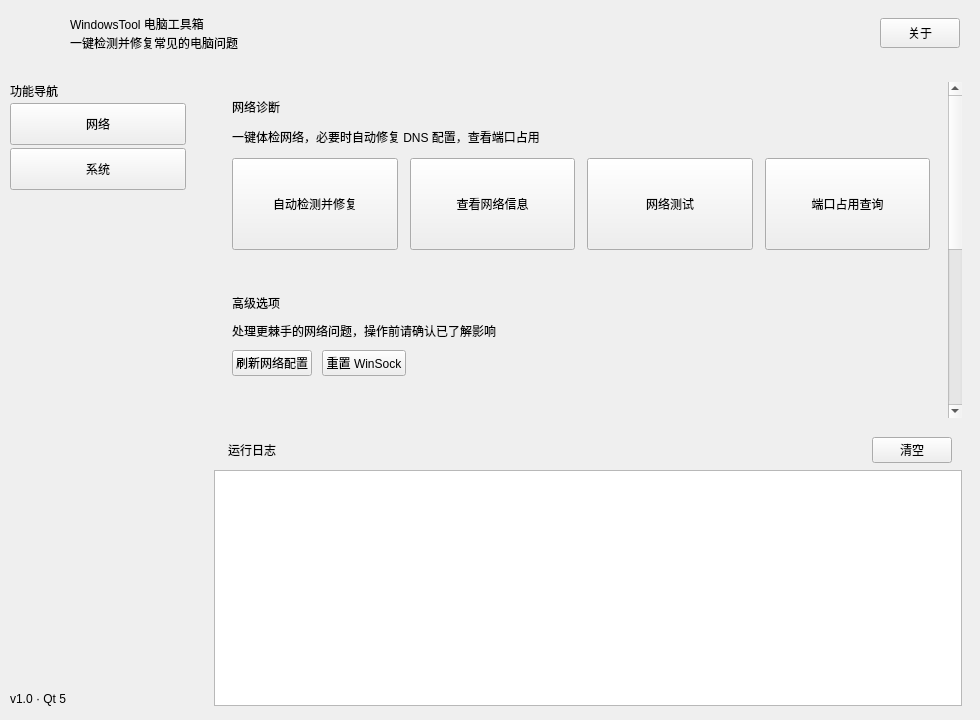
<?xml version="1.0" encoding="UTF-8"?>
<ui version="4.0">
 <class>MainWindow</class>
 <widget class="QMainWindow" name="MainWindow">
  <property name="geometry">
   <rect>
    <x>0</x>
    <y>0</y>
    <width>980</width>
    <height>720</height>
   </rect>
  </property>
  <property name="minimumSize">
   <size>
    <width>900</width>
    <height>640</height>
   </size>
  </property>
  <property name="windowTitle">
   <string>WindowsTool 电脑工具箱</string>
  </property>
  <widget class="QWidget" name="centralwidget">
   <layout class="QVBoxLayout" name="rootLayout">
    <property name="spacing">
     <number>0</number>
    </property>
    <property name="leftMargin">
     <number>0</number>
    </property>
    <property name="topMargin">
     <number>0</number>
    </property>
    <property name="rightMargin">
     <number>0</number>
    </property>
    <property name="bottomMargin">
     <number>0</number>
    </property>
    <item>
     <widget class="QFrame" name="headerFrame">
      <property name="frameShape">
       <enum>QFrame::NoFrame</enum>
      </property>
      <layout class="QHBoxLayout" name="headerLayout">
       <property name="spacing">
        <number>12</number>
       </property>
       <property name="leftMargin">
        <number>20</number>
       </property>
       <property name="topMargin">
        <number>14</number>
       </property>
       <property name="rightMargin">
        <number>20</number>
       </property>
       <property name="bottomMargin">
        <number>14</number>
       </property>
       <item>
        <widget class="QLabel" name="logoLabel">
         <property name="minimumSize">
          <size>
           <width>38</width>
           <height>38</height>
          </size>
         </property>
         <property name="maximumSize">
          <size>
           <width>38</width>
           <height>38</height>
          </size>
         </property>
         <property name="text">
          <string/>
         </property>
        </widget>
       </item>
       <item>
        <layout class="QVBoxLayout" name="headerTextLayout">
         <property name="spacing">
          <number>1</number>
         </property>
         <property name="leftMargin">
          <number>0</number>
         </property>
         <property name="topMargin">
          <number>0</number>
         </property>
         <property name="rightMargin">
          <number>0</number>
         </property>
         <property name="bottomMargin">
          <number>0</number>
         </property>
         <item>
          <widget class="QLabel" name="appTitle">
           <property name="text">
            <string>WindowsTool 电脑工具箱</string>
           </property>
          </widget>
         </item>
         <item>
          <widget class="QLabel" name="appSubtitle">
           <property name="text">
            <string>一键检测并修复常见的电脑问题</string>
           </property>
          </widget>
         </item>
        </layout>
       </item>
       <item>
        <spacer name="headerSpacer">
         <property name="orientation">
          <enum>Qt::Horizontal</enum>
         </property>
         <property name="sizeHint" stdset="0">
          <size>
           <width>40</width>
           <height>20</height>
          </size>
         </property>
        </spacer>
       </item>
       <item>
        <widget class="QPushButton" name="aboutButton">
         <property name="minimumSize">
          <size>
           <width>72</width>
           <height>30</height>
          </size>
         </property>
         <property name="text">
          <string>关于</string>
         </property>
        </widget>
       </item>
      </layout>
     </widget>
    </item>
    <item>
     <layout class="QHBoxLayout" name="bodyLayout">
      <property name="spacing">
       <number>0</number>
      </property>
      <property name="leftMargin">
       <number>0</number>
      </property>
      <property name="topMargin">
       <number>0</number>
      </property>
      <property name="rightMargin">
       <number>0</number>
      </property>
      <property name="bottomMargin">
       <number>0</number>
      </property>
      <item>
       <widget class="QFrame" name="sidebarFrame">
        <property name="frameShape">
         <enum>QFrame::NoFrame</enum>
        </property>
        <property name="minimumSize">
         <size>
          <width>196</width>
          <height>0</height>
         </size>
        </property>
        <property name="maximumSize">
         <size>
          <width>196</width>
          <height>16777215</height>
         </size>
        </property>
        <layout class="QVBoxLayout" name="sidebarLayout">
         <property name="spacing">
          <number>3</number>
         </property>
         <property name="leftMargin">
          <number>10</number>
         </property>
         <property name="topMargin">
          <number>16</number>
         </property>
         <property name="rightMargin">
          <number>10</number>
         </property>
         <property name="bottomMargin">
          <number>14</number>
         </property>
         <item>
          <widget class="QLabel" name="sideSection">
           <property name="text">
            <string>功能导航</string>
           </property>
          </widget>
         </item>
         <item>
          <widget class="QPushButton" name="navNetworkBtn">
           <property name="minimumSize">
            <size>
             <width>0</width>
             <height>42</height>
            </size>
           </property>
           <property name="text">
            <string>网络</string>
           </property>
           <property name="checkable">
            <bool>true</bool>
           </property>
           <property name="autoExclusive">
            <bool>true</bool>
           </property>
          </widget>
         </item>
         <item>
          <widget class="QPushButton" name="navSystemBtn">
           <property name="minimumSize">
            <size>
             <width>0</width>
             <height>42</height>
            </size>
           </property>
           <property name="text">
            <string>系统</string>
           </property>
           <property name="checkable">
            <bool>true</bool>
           </property>
           <property name="autoExclusive">
            <bool>true</bool>
           </property>
          </widget>
         </item>
         <item>
          <spacer name="sideSpacer">
           <property name="orientation">
            <enum>Qt::Vertical</enum>
           </property>
           <property name="sizeHint" stdset="0">
            <size>
             <width>20</width>
             <height>40</height>
            </size>
           </property>
          </spacer>
         </item>
         <item>
          <widget class="QLabel" name="sideVersion">
           <property name="text">
            <string>v1.0 · Qt 5</string>
           </property>
          </widget>
         </item>
        </layout>
       </widget>
      </item>
      <item>
       <widget class="QWidget" name="contentArea">
        <layout class="QVBoxLayout" name="contentLayout">
         <property name="spacing">
          <number>12</number>
         </property>
         <property name="leftMargin">
          <number>18</number>
         </property>
         <property name="topMargin">
          <number>16</number>
         </property>
         <property name="rightMargin">
          <number>18</number>
         </property>
         <property name="bottomMargin">
          <number>14</number>
         </property>
         <item>
          <widget class="QStackedWidget" name="stackedWidget">
           <property name="sizePolicy">
            <sizepolicy hsizetype="Expanding" vsizetype="Minimum">
             <horstretch>0</horstretch>
             <verstretch>0</verstretch>
            </sizepolicy>
           </property>
           <property name="currentIndex">
            <number>0</number>
           </property>
           <widget class="QScrollArea" name="pageNetwork">
            <property name="frameShape">
             <enum>QFrame::NoFrame</enum>
            </property>
            <property name="horizontalScrollBarPolicy">
             <enum>Qt::ScrollBarAlwaysOff</enum>
            </property>
            <property name="widgetResizable">
             <bool>true</bool>
            </property>
            <widget class="QWidget" name="pageNetworkInner">
            <layout class="QVBoxLayout" name="pageNetworkLayout">
             <property name="spacing">
              <number>12</number>
             </property>
             <property name="leftMargin">
              <number>0</number>
             </property>
             <property name="topMargin">
              <number>0</number>
             </property>
             <property name="rightMargin">
              <number>0</number>
             </property>
             <property name="bottomMargin">
              <number>0</number>
             </property>
             <item>
              <widget class="QFrame" name="cardNetwork">
               <property name="frameShape">
                <enum>QFrame::NoFrame</enum>
               </property>
               <layout class="QVBoxLayout" name="cardNetworkLayout">
                <property name="spacing">
                 <number>12</number>
                </property>
                <property name="leftMargin">
                 <number>18</number>
                </property>
                <property name="topMargin">
                 <number>16</number>
                </property>
                <property name="rightMargin">
                 <number>18</number>
                </property>
                <property name="bottomMargin">
                 <number>18</number>
                </property>
                <item>
                 <widget class="QLabel" name="cardTitleNet">
                  <property name="text">
                   <string>网络诊断</string>
                  </property>
                 </widget>
                </item>
                <item>
                 <widget class="QLabel" name="cardHintNet">
                  <property name="text">
                   <string>一键体检网络，必要时自动修复 DNS 配置，查看端口占用</string>
                  </property>
                 </widget>
                </item>
                <item>
                 <layout class="QHBoxLayout" name="tileRowNet">
                  <property name="spacing">
                   <number>12</number>
                  </property>
                  <item>
                   <widget class="QToolButton" name="btn_autoCheck">
                    <property name="sizePolicy">
                     <sizepolicy hsizetype="Expanding" vsizetype="Fixed">
                      <horstretch>1</horstretch>
                      <verstretch>0</verstretch>
                     </sizepolicy>
                    </property>
                    <property name="minimumSize">
                     <size>
                      <width>0</width>
                      <height>92</height>
                     </size>
                    </property>
                    <property name="toolButtonStyle">
                     <enum>Qt::ToolButtonTextUnderIcon</enum>
                    </property>
                    <property name="text">
                     <string>自动检测并修复</string>
                    </property>
                   </widget>
                  </item>
                  <item>
                   <widget class="QToolButton" name="btn_showNetWork">
                    <property name="sizePolicy">
                     <sizepolicy hsizetype="Expanding" vsizetype="Fixed">
                      <horstretch>1</horstretch>
                      <verstretch>0</verstretch>
                     </sizepolicy>
                    </property>
                    <property name="minimumSize">
                     <size>
                      <width>0</width>
                      <height>92</height>
                     </size>
                    </property>
                    <property name="toolButtonStyle">
                     <enum>Qt::ToolButtonTextUnderIcon</enum>
                    </property>
                    <property name="text">
                     <string>查看网络信息</string>
                    </property>
                   </widget>
                  </item>
                  <item>
                   <widget class="QToolButton" name="btn_netWorkTest">
                    <property name="sizePolicy">
                     <sizepolicy hsizetype="Expanding" vsizetype="Fixed">
                      <horstretch>1</horstretch>
                      <verstretch>0</verstretch>
                     </sizepolicy>
                    </property>
                    <property name="minimumSize">
                     <size>
                      <width>0</width>
                      <height>92</height>
                     </size>
                    </property>
                    <property name="toolButtonStyle">
                     <enum>Qt::ToolButtonTextUnderIcon</enum>
                    </property>
                    <property name="text">
                     <string>网络测试</string>
                    </property>
                   </widget>
                  </item>
                  <item>
                   <widget class="QToolButton" name="btn_ports">
                    <property name="sizePolicy">
                     <sizepolicy hsizetype="Expanding" vsizetype="Fixed">
                      <horstretch>1</horstretch>
                      <verstretch>0</verstretch>
                     </sizepolicy>
                    </property>
                    <property name="minimumSize">
                     <size>
                      <width>0</width>
                      <height>92</height>
                     </size>
                    </property>
                    <property name="toolButtonStyle">
                     <enum>Qt::ToolButtonTextUnderIcon</enum>
                    </property>
                    <property name="text">
                     <string>端口占用查询</string>
                    </property>
                   </widget>
                  </item>
                 </layout>
                </item>
               </layout>
              </widget>
             </item>
             <item>
              <widget class="QFrame" name="cardAdvanced">
               <property name="frameShape">
                <enum>QFrame::NoFrame</enum>
               </property>
               <layout class="QVBoxLayout" name="cardAdvancedLayout">
                <property name="spacing">
                 <number>10</number>
                </property>
                <property name="leftMargin">
                 <number>18</number>
                </property>
                <property name="topMargin">
                 <number>14</number>
                </property>
                <property name="rightMargin">
                 <number>18</number>
                </property>
                <property name="bottomMargin">
                 <number>14</number>
                </property>
                <item>
                 <widget class="QLabel" name="cardTitleAdv">
                  <property name="text">
                   <string>高级选项</string>
                  </property>
                 </widget>
                </item>
                <item>
                 <widget class="QLabel" name="cardHintAdv">
                  <property name="text">
                   <string>处理更棘手的网络问题，操作前请确认已了解影响</string>
                  </property>
                 </widget>
                </item>
                <item>
                 <layout class="QHBoxLayout" name="ghostRowAdv">
                  <property name="spacing">
                   <number>10</number>
                  </property>
                  <item>
                   <widget class="QPushButton" name="btn_refreshDNS">
                    <property name="minimumHeight">
                     <number>36</number>
                    </property>
                    <property name="text">
                     <string>刷新网络配置</string>
                    </property>
                   </widget>
                  </item>
                  <item>
                   <widget class="QPushButton" name="btn_resetWinSock">
                    <property name="minimumHeight">
                     <number>36</number>
                    </property>
                    <property name="text">
                     <string>重置 WinSock</string>
                    </property>
                   </widget>
                  </item>
                  <item>
                   <spacer name="ghostSpacerAdv">
                    <property name="orientation">
                     <enum>Qt::Horizontal</enum>
                    </property>
                    <property name="sizeHint" stdset="0">
                     <size>
                      <width>40</width>
                      <height>20</height>
                     </size>
                    </property>
                   </spacer>
                  </item>
                 </layout>
                </item>
               </layout>
              </widget>
             </item>
             <item>
              <widget class="QFrame" name="cardPorts">
               <property name="visible">
                <bool>false</bool>
               </property>
               <property name="frameShape">
                <enum>QFrame::NoFrame</enum>
               </property>
               <layout class="QVBoxLayout" name="portsLayout">
                <property name="spacing">
                 <number>8</number>
                </property>
                <property name="leftMargin">
                 <number>18</number>
                </property>
                <property name="topMargin">
                 <number>14</number>
                </property>
                <property name="rightMargin">
                 <number>18</number>
                </property>
                <property name="bottomMargin">
                 <number>14</number>
                </property>
                <item>
                 <widget class="QLabel" name="portsTitle">
                  <property name="text">
                   <string>端口占用</string>
                  </property>
                 </widget>
                </item>
                <item>
                 <widget class="QLabel" name="portsSummary">
                  <property name="text">
                   <string>正在读取……</string>
                  </property>
                  <property name="wordWrap">
                   <bool>true</bool>
                  </property>
                 </widget>
                </item>
                <item>
                 <widget class="QScrollArea" name="portsScroll">
                  <property name="minimumSize">
                   <size>
                    <width>0</width>
                    <height>235</height>
                   </size>
                  </property>
                  <property name="maximumSize">
                   <size>
                    <width>16777215</width>
                    <height>235</height>
                   </size>
                  </property>
                  <property name="frameShape">
                   <enum>QFrame::NoFrame</enum>
                  </property>
                  <property name="horizontalScrollBarPolicy">
                   <enum>Qt::ScrollBarAlwaysOff</enum>
                  </property>
                  <property name="widgetResizable">
                   <bool>true</bool>
                  </property>
                  <widget class="QWidget" name="portsRows">
                   <layout class="QVBoxLayout" name="portsRowsLayout">
                    <property name="spacing">
                     <number>8</number>
                    </property>
                    <property name="leftMargin">
                     <number>0</number>
                    </property>
                    <property name="topMargin">
                     <number>0</number>
                    </property>
                    <property name="rightMargin">
                     <number>0</number>
                    </property>
                    <property name="bottomMargin">
                     <number>0</number>
                    </property>
                   </layout>
                  </widget>
                 </widget>
                </item>
               </layout>
              </widget>
             </item>
             <item>
              <spacer name="netPageSpacer">
               <property name="orientation">
                <enum>Qt::Vertical</enum>
               </property>
               <property name="sizeHint" stdset="0">
                <size>
                 <width>20</width>
                 <height>40</height>
                </size>
               </property>
              </spacer>
             </item>
            </layout>
            </widget>
           </widget>
           <widget class="QScrollArea" name="pageSystem">
            <property name="frameShape">
             <enum>QFrame::NoFrame</enum>
            </property>
            <property name="horizontalScrollBarPolicy">
             <enum>Qt::ScrollBarAlwaysOff</enum>
            </property>
            <property name="widgetResizable">
             <bool>true</bool>
            </property>
            <widget class="QWidget" name="pageSystemInner">
             <layout class="QVBoxLayout" name="pageSystemLayout">
             <property name="spacing">
              <number>12</number>
             </property>
             <property name="leftMargin">
              <number>0</number>
             </property>
             <property name="topMargin">
              <number>0</number>
             </property>
             <property name="rightMargin">
              <number>0</number>
             </property>
             <property name="bottomMargin">
              <number>0</number>
             </property>
             <item>
              <widget class="QFrame" name="cardSystem">
               <property name="frameShape">
                <enum>QFrame::NoFrame</enum>
               </property>
               <layout class="QVBoxLayout" name="cardSystemLayout">
                <property name="spacing">
                 <number>12</number>
                </property>
                <property name="leftMargin">
                 <number>18</number>
                </property>
                <property name="topMargin">
                 <number>16</number>
                </property>
                <property name="rightMargin">
                 <number>18</number>
                </property>
                <property name="bottomMargin">
                 <number>18</number>
                </property>
                <item>
                 <widget class="QLabel" name="cardTitleSys">
                  <property name="text">
                   <string>系统维护</string>
                  </property>
                 </widget>
                </item>
                <item>
                 <widget class="QLabel" name="cardHintSys">
                  <property name="text">
                   <string>一键体检系统状态、查看开机启动项，清理临时文件、扫描大文件、修复桌面图标显示异常</string>
                  </property>
                 </widget>
                </item>
                <item>
                 <layout class="QHBoxLayout" name="tileRowSys">
                  <property name="spacing">
                   <number>12</number>
                  </property>
                  <item>
                   <widget class="QToolButton" name="btn_cleaner">
                    <property name="sizePolicy">
                     <sizepolicy hsizetype="Expanding" vsizetype="Fixed">
                      <horstretch>1</horstretch>
                      <verstretch>0</verstretch>
                     </sizepolicy>
                    </property>
                    <property name="minimumSize">
                     <size>
                      <width>0</width>
                      <height>92</height>
                     </size>
                    </property>
                    <property name="toolButtonStyle">
                     <enum>Qt::ToolButtonTextUnderIcon</enum>
                    </property>
                    <property name="text">
                     <string>垃圾清理</string>
                    </property>
                   </widget>
                  </item>
                  <item>
                   <widget class="QToolButton" name="btn_fixWhite">
                    <property name="sizePolicy">
                     <sizepolicy hsizetype="Expanding" vsizetype="Fixed">
                      <horstretch>1</horstretch>
                      <verstretch>0</verstretch>
                     </sizepolicy>
                    </property>
                    <property name="minimumSize">
                     <size>
                      <width>0</width>
                      <height>92</height>
                     </size>
                    </property>
                    <property name="toolButtonStyle">
                     <enum>Qt::ToolButtonTextUnderIcon</enum>
                    </property>
                    <property name="text">
                     <string>修复桌面图标变白</string>
                    </property>
                   </widget>
                  </item>
                  <item>
                   <widget class="QToolButton" name="btn_healthCheck">
                    <property name="sizePolicy">
                     <sizepolicy hsizetype="Expanding" vsizetype="Fixed">
                      <horstretch>1</horstretch>
                      <verstretch>0</verstretch>
                     </sizepolicy>
                    </property>
                    <property name="minimumSize">
                     <size>
                      <width>0</width>
                      <height>92</height>
                     </size>
                    </property>
                    <property name="toolButtonStyle">
                     <enum>Qt::ToolButtonTextUnderIcon</enum>
                    </property>
                    <property name="text">
                     <string>电脑体检</string>
                    </property>
                   </widget>
                  </item>
                  <item>
                   <widget class="QToolButton" name="btn_startup">
                    <property name="sizePolicy">
                     <sizepolicy hsizetype="Expanding" vsizetype="Fixed">
                      <horstretch>1</horstretch>
                      <verstretch>0</verstretch>
                     </sizepolicy>
                    </property>
                    <property name="minimumSize">
                     <size>
                      <width>0</width>
                      <height>92</height>
                     </size>
                    </property>
                    <property name="toolButtonStyle">
                     <enum>Qt::ToolButtonTextUnderIcon</enum>
                    </property>
                    <property name="text">
                     <string>启动项管理</string>
                    </property>
                   </widget>
                  </item>
                  <item>
                   <widget class="QToolButton" name="btn_largeFiles">
                    <property name="sizePolicy">
                     <sizepolicy hsizetype="Expanding" vsizetype="Fixed">
                      <horstretch>1</horstretch>
                      <verstretch>0</verstretch>
                     </sizepolicy>
                    </property>
                    <property name="minimumSize">
                     <size>
                      <width>0</width>
                      <height>92</height>
                     </size>
                    </property>
                    <property name="toolButtonStyle">
                     <enum>Qt::ToolButtonTextUnderIcon</enum>
                    </property>
                    <property name="text">
                     <string>大文件扫描</string>
                    </property>
                   </widget>
                  </item>
                 </layout>
                </item>
               </layout>
              </widget>
             </item>
             <item>
              <widget class="QFrame" name="cardHealth">
               <property name="visible">
                <bool>false</bool>
               </property>
               <property name="frameShape">
                <enum>QFrame::NoFrame</enum>
               </property>
               <layout class="QVBoxLayout" name="healthLayout">
                <property name="spacing">
                 <number>8</number>
                </property>
                <property name="leftMargin">
                 <number>18</number>
                </property>
                <property name="topMargin">
                 <number>14</number>
                </property>
                <property name="rightMargin">
                 <number>18</number>
                </property>
                <property name="bottomMargin">
                 <number>14</number>
                </property>
                <item>
                 <widget class="QLabel" name="healthTitle">
                  <property name="text">
                   <string>体检结果</string>
                  </property>
                 </widget>
                </item>
                <item>
                 <widget class="QLabel" name="healthSummary">
                  <property name="text">
                   <string>尚未体检</string>
                  </property>
                  <property name="wordWrap">
                   <bool>true</bool>
                  </property>
                 </widget>
                </item>
                <item>
                 <widget class="QWidget" name="healthRows">
                  <layout class="QVBoxLayout" name="healthRowsLayout">
                   <property name="spacing">
                    <number>6</number>
                   </property>
                   <property name="leftMargin">
                    <number>0</number>
                   </property>
                   <property name="topMargin">
                    <number>0</number>
                   </property>
                   <property name="rightMargin">
                    <number>0</number>
                   </property>
                   <property name="bottomMargin">
                    <number>0</number>
                   </property>
                  </layout>
                 </widget>
                </item>
               </layout>
              </widget>
             </item>
             <item>
              <widget class="QFrame" name="cardStartup">
               <property name="visible">
                <bool>false</bool>
               </property>
               <property name="frameShape">
                <enum>QFrame::NoFrame</enum>
               </property>
               <layout class="QVBoxLayout" name="startupLayout">
                <property name="spacing">
                 <number>8</number>
                </property>
                <property name="leftMargin">
                 <number>18</number>
                </property>
                <property name="topMargin">
                 <number>14</number>
                </property>
                <property name="rightMargin">
                 <number>18</number>
                </property>
                <property name="bottomMargin">
                 <number>14</number>
                </property>
                <item>
                 <widget class="QLabel" name="startupTitle">
                  <property name="text">
                   <string>开机启动项</string>
                  </property>
                 </widget>
                </item>
                <item>
                 <widget class="QLabel" name="startupSummary">
                  <property name="text">
                   <string>正在读取……</string>
                  </property>
                  <property name="wordWrap">
                   <bool>true</bool>
                  </property>
                 </widget>
                </item>
                <item>
                 <widget class="QScrollArea" name="startupScroll">
                  <property name="minimumSize">
                   <size>
                    <width>0</width>
                    <height>235</height>
                   </size>
                  </property>
                  <property name="maximumSize">
                   <size>
                    <width>16777215</width>
                    <height>235</height>
                   </size>
                  </property>
                  <property name="frameShape">
                   <enum>QFrame::NoFrame</enum>
                  </property>
                  <property name="horizontalScrollBarPolicy">
                   <enum>Qt::ScrollBarAlwaysOff</enum>
                  </property>
                  <property name="widgetResizable">
                   <bool>true</bool>
                  </property>
                  <widget class="QWidget" name="startupRows">
                   <layout class="QVBoxLayout" name="startupRowsLayout">
                    <property name="spacing">
                     <number>8</number>
                    </property>
                    <property name="leftMargin">
                     <number>0</number>
                    </property>
                    <property name="topMargin">
                     <number>0</number>
                    </property>
                    <property name="rightMargin">
                     <number>0</number>
                    </property>
                    <property name="bottomMargin">
                     <number>0</number>
                    </property>
                   </layout>
                  </widget>
                 </widget>
                </item>
               </layout>
              </widget>
             </item>
             <item>
              <widget class="QFrame" name="cardLargeFiles">
               <property name="visible">
                <bool>false</bool>
               </property>
               <property name="frameShape">
                <enum>QFrame::NoFrame</enum>
               </property>
               <layout class="QVBoxLayout" name="largeFilesLayout">
                <property name="spacing">
                 <number>8</number>
                </property>
                <property name="leftMargin">
                 <number>18</number>
                </property>
                <property name="topMargin">
                 <number>14</number>
                </property>
                <property name="rightMargin">
                 <number>18</number>
                </property>
                <property name="bottomMargin">
                 <number>14</number>
                </property>
                <item>
                 <widget class="QLabel" name="largeFilesTitle">
                  <property name="text">
                   <string>大文件</string>
                  </property>
                 </widget>
                </item>
                <item>
                 <widget class="QLabel" name="largeFilesSummary">
                  <property name="text">
                   <string>正在扫描……</string>
                  </property>
                  <property name="wordWrap">
                   <bool>true</bool>
                  </property>
                 </widget>
                </item>
                <item>
                 <widget class="QScrollArea" name="largeFilesScroll">
                  <property name="minimumSize">
                   <size>
                    <width>0</width>
                    <height>235</height>
                   </size>
                  </property>
                  <property name="maximumSize">
                   <size>
                    <width>16777215</width>
                    <height>235</height>
                   </size>
                  </property>
                  <property name="frameShape">
                   <enum>QFrame::NoFrame</enum>
                  </property>
                  <property name="horizontalScrollBarPolicy">
                   <enum>Qt::ScrollBarAlwaysOff</enum>
                  </property>
                  <property name="widgetResizable">
                   <bool>true</bool>
                  </property>
                  <widget class="QWidget" name="largeFilesRows">
                   <layout class="QVBoxLayout" name="largeFilesRowsLayout">
                    <property name="spacing">
                     <number>8</number>
                    </property>
                    <property name="leftMargin">
                     <number>0</number>
                    </property>
                    <property name="topMargin">
                     <number>0</number>
                    </property>
                    <property name="rightMargin">
                     <number>0</number>
                    </property>
                    <property name="bottomMargin">
                     <number>0</number>
                    </property>
                   </layout>
                  </widget>
                 </widget>
                </item>
               </layout>
              </widget>
             </item>
             <item>
              <spacer name="sysPageSpacer">
               <property name="orientation">
                <enum>Qt::Vertical</enum>
               </property>
               <property name="sizeHint" stdset="0">
                <size>
                 <width>20</width>
                 <height>40</height>
                </size>
               </property>
              </spacer>
             </item>
            </layout>
            </widget>
           </widget>
          </widget>
         </item>
         <item>
          <widget class="QFrame" name="logPanel">
           <property name="frameShape">
            <enum>QFrame::NoFrame</enum>
           </property>
           <property name="sizePolicy">
            <sizepolicy hsizetype="Expanding" vsizetype="Expanding">
             <horstretch>0</horstretch>
             <verstretch>1</verstretch>
            </sizepolicy>
           </property>
           <property name="minimumSize">
            <size>
             <width>0</width>
             <height>190</height>
            </size>
           </property>
           <layout class="QVBoxLayout" name="logPanelLayout">
            <property name="spacing">
             <number>0</number>
            </property>
            <property name="leftMargin">
             <number>0</number>
            </property>
            <property name="topMargin">
             <number>0</number>
            </property>
            <property name="rightMargin">
             <number>0</number>
            </property>
            <property name="bottomMargin">
             <number>0</number>
            </property>
            <item>
             <widget class="QWidget" name="logHeader">
              <layout class="QHBoxLayout" name="logHeaderLayout">
               <property name="spacing">
                <number>8</number>
               </property>
               <property name="leftMargin">
                <number>14</number>
               </property>
               <property name="topMargin">
                <number>7</number>
               </property>
               <property name="rightMargin">
                <number>10</number>
               </property>
               <property name="bottomMargin">
                <number>7</number>
               </property>
               <item>
                <widget class="QLabel" name="logTitle">
                 <property name="text">
                  <string>运行日志</string>
                 </property>
                </widget>
               </item>
               <item>
                <spacer name="logHeaderSpacer">
                 <property name="orientation">
                  <enum>Qt::Horizontal</enum>
                 </property>
                 <property name="sizeHint" stdset="0">
                  <size>
                   <width>40</width>
                   <height>20</height>
                  </size>
                 </property>
                </spacer>
               </item>
               <item>
                <widget class="QPushButton" name="clearLogButton">
                 <property name="text">
                  <string>清空</string>
                 </property>
                </widget>
               </item>
              </layout>
             </widget>
            </item>
            <item>
             <widget class="QTextBrowser" name="textBrowser"/>
            </item>
           </layout>
          </widget>
         </item>
        </layout>
       </widget>
      </item>
     </layout>
    </item>
   </layout>
  </widget>
 </widget>
 <resources/>
 <connections/>
</ui>
